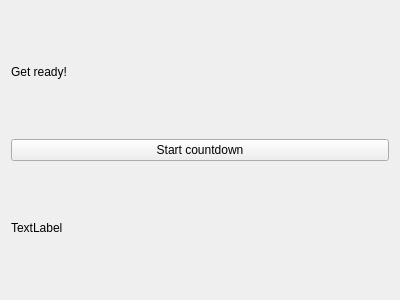
<?xml version="1.0" encoding="UTF-8"?>
<ui version="4.0">
 <class>greeterWidget</class>
 <widget class="QWidget" name="greeterWidget">
  <property name="geometry">
   <rect>
    <x>0</x>
    <y>0</y>
    <width>400</width>
    <height>300</height>
   </rect>
  </property>
  <property name="windowTitle">
   <string>Form</string>
  </property>
  <layout class="QVBoxLayout" name="verticalLayout">
   <item>
    <widget class="QLabel" name="lblGetReady">
     <property name="text">
      <string>Get ready!</string>
     </property>
    </widget>
   </item>
   <item>
    <widget class="QPushButton" name="btnStartCountdown">
     <property name="text">
      <string>Start countdown</string>
     </property>
    </widget>
   </item>
   <item>
    <widget class="QLabel" name="lblNumPictures">
     <property name="text">
      <string>TextLabel</string>
     </property>
    </widget>
   </item>
  </layout>
 </widget>
 <resources/>
 <connections/>
</ui>
